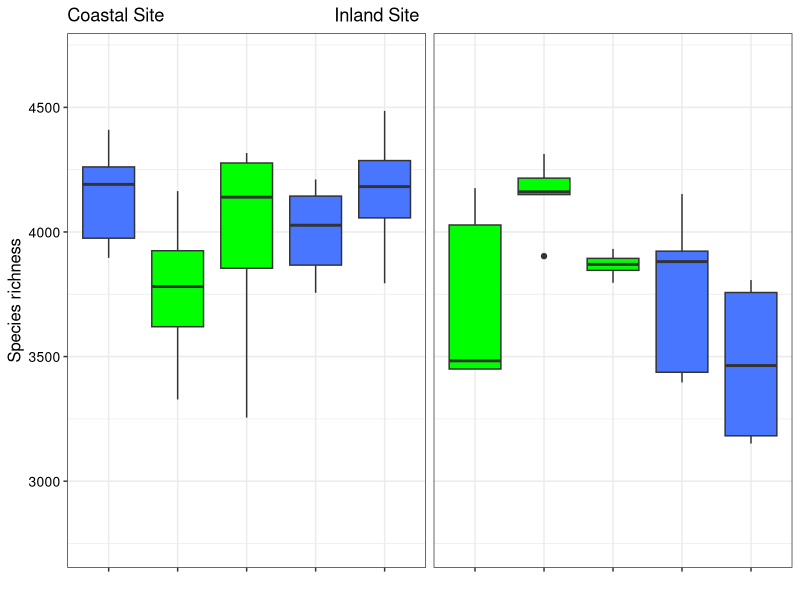
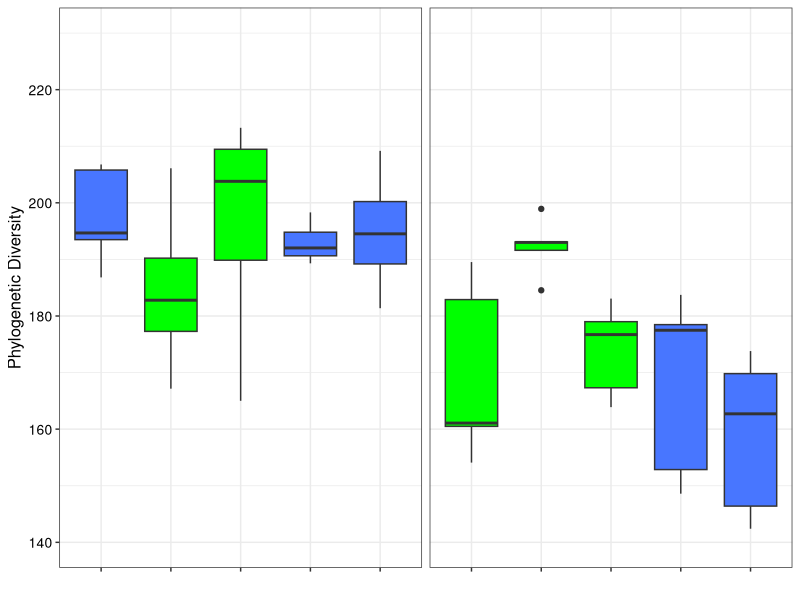
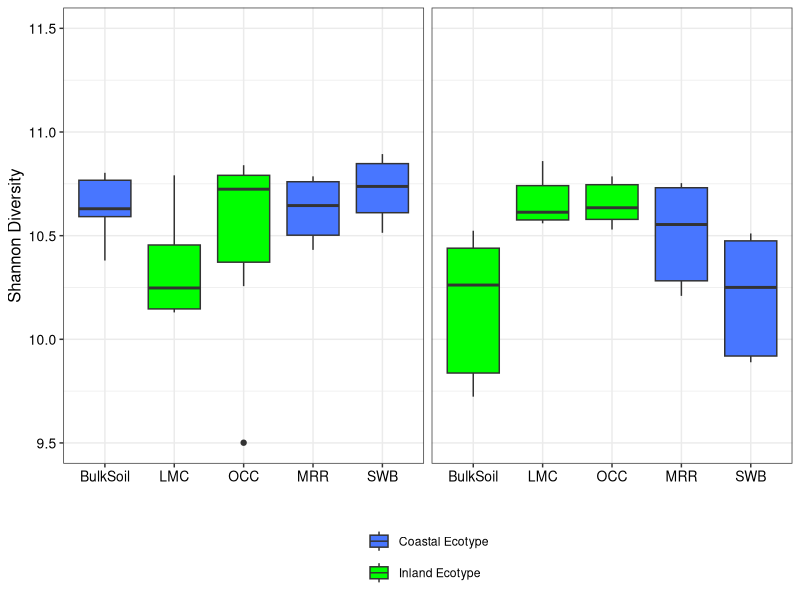
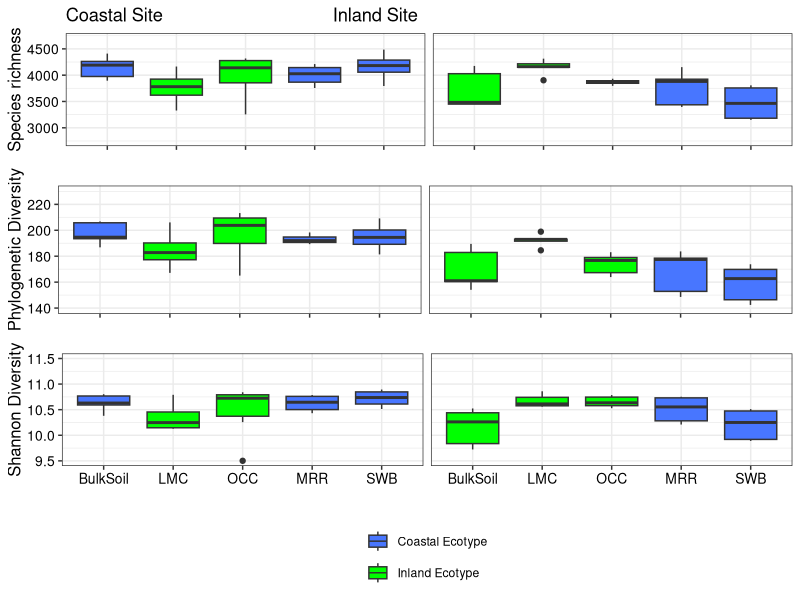
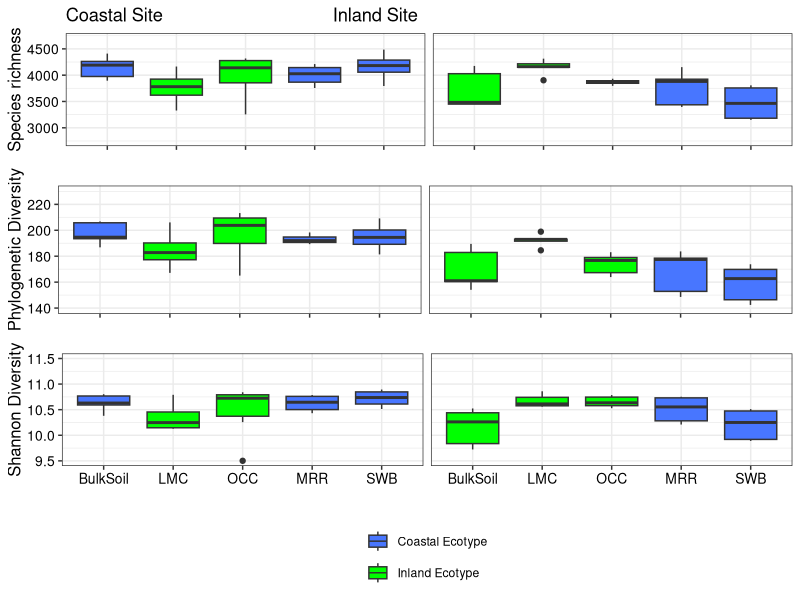

Here is the R script that generated these plots, in order: (Note: this script raises an error after producing the figures.)
## Plots and statistics: alpha diversity

library(ggplot2)
library(reshape2)

#import otu table (remove "#Constructed from biom file " from first line before importing).
mim_otu<-read.table("zotu_table_forR.txt", row.names=1, header=T)

#calculate richness (number of OTUs) in each sample
richness <-as.data.frame(colSums(mim_otu != 0))
colnames(richness)<-c("Richness")
richness<- data.frame(names = row.names(richness), richness)

#load metadata
#remove "#" from first line before importing
#remove "BarcodeSequence" column before importing.
#remove "LinkerPrimerSequence" column before importing.
mim_envir<-read.table("Mimulus_metadata_FULL.txt", header=T, sep='\t', row.names=1)

#Verify that rows are in same order, then combine tables.
row.names(richness)
row.names(mim_envir)
mim_diversity<-cbind(mim_envir,richness)

#format alpha diversity values as numeric
mim_diversity$PD_whole_tree_alpha<-as.numeric(mim_envir$PD_whole_tree_alpha)
mim_diversity$shannon_alpha<-as.numeric(mim_envir$shannon_alpha)
mim_diversity$Richness<-as.numeric(mim_diversity$Richness)


#Retain only data of interest
mim_diversity_richness <- subset(mim_diversity, select=c("Genotype", "Origin", "Site_planted","Richness"))
#reshape the data
mim_diversity_richness_m<-melt(mim_diversity_richness)
mim_diversity_richness_m$Genotype <- factor(mim_diversity_richness_m$Genotype,levels = c('BulkSoil','LMC','OCC','MRR','SWB'),ordered = TRUE)

#plot the data
Rich<-ggplot(mim_diversity_richness_m, aes(Genotype, value, fill=Origin))+
  facet_grid(.~Site_planted)+
  theme_bw()+
  ylab("Species richness")+
  ylim(2750,4700)+
  scale_fill_manual(values=c("royalblue1","green"))+
  geom_boxplot()+
  theme(axis.text=element_text(size=10, colour="black"), axis.title=element_text(size=12, colour="black"), strip.text = element_text(size = 12),axis.text.x=element_blank(),legend.position="none")+
  xlab("")+
  ggtitle("Coastal Site                                  Inland Site")+
  theme(strip.background = element_blank(),strip.text.x = element_blank())
Rich

#Retain only data of interest
mim_diversity_PD <- subset(mim_diversity, select=c("Genotype", "Origin", "Site_planted","PD_whole_tree_alpha"))
#reshape the data
mim_diversity_PD_m<-melt(mim_diversity_PD)
mim_diversity_PD_m$Genotype <- factor(mim_diversity_PD_m$Genotype,levels = c('BulkSoil','LMC','OCC','MRR','SWB'),ordered = TRUE)
#plot the data
PD<-ggplot(mim_diversity_PD_m, aes(Genotype, value, fill=Origin))+
  facet_grid(.~Site_planted)+
  theme_bw()+
  ylab("Phylogenetic Diversity")+
  ylim(140,230)+
  scale_fill_manual(values=c("royalblue1","green"))+
  geom_boxplot()+
  theme(axis.text=element_text(size=10, colour="black"), axis.title=element_text(size=12, colour="black"), strip.text = element_text(size = 12),axis.text.x=element_blank(),legend.position="none")+
  xlab("")+
  theme(strip.background = element_blank(),strip.text.x = element_blank())
PD

#Retain only data of interest
mim_diversity_Shannon <- subset(mim_diversity, select=c("Genotype", "Origin", "Site_planted","shannon_alpha"))
#reshape the data
mim_diversity_Shannon_m<-melt(mim_diversity_Shannon)
mim_diversity_Shannon_m$Genotype <- factor(mim_diversity_Shannon_m$Genotype,levels = c('BulkSoil','LMC','OCC','MRR','SWB'),ordered = TRUE)

#plot the data
Shannon<-ggplot(mim_diversity_Shannon_m, aes(Genotype, value, fill=Origin))+
  facet_grid(.~Site_planted)+
  theme_bw()+
  ylab("Shannon Diversity")+
  scale_fill_manual(labels = c("Coastal Ecotype", "Inland Ecotype"), values=c("royalblue1","green"))+
  ylim(9.5, 11.5)+
  geom_boxplot()+
  theme(axis.text=element_text(size=10, colour="black"), axis.title=element_text(size=12, colour="black"), strip.text = element_text(size = 12),legend.position="bottom")+
  xlab("")+
  theme(strip.background = element_blank(),strip.text.x = element_blank())+
  guides(fill=guide_legend(nrow=2,byrow=TRUE))+
  theme(legend.title=element_blank())
Shannon




library(cowplot)
Fig2<-plot_grid(Rich,PD,Shannon,nrow=3, rel_heights =  c(1.75,1.65,2.5))
Fig2
ggsave("Figure2.tiff",Fig2,width=6,height=6, units="in",dpi=300)



mim_diversity_CoastalSite <- subset(mim_diversity, Site_planted =="Coastal")

###Coastal site, comparing bulk soil and inland ecotype
mim_diversity_CoastalSite_InlandandBulk <- subset(mim_diversity_CoastalSite, Origin=="Inland"|Rhizo_Bulk=="Bulk")
t.test(Richness~Rhizo_Bulk, paired=FALSE, var.equal = TRUE, data=mim_diversity_CoastalSite_InlandandBulk)
kruskal.test(Richness~Rhizo_Bulk, data=mim_diversity_CoastalSite_InlandandBulk)
t.test(PD_whole_tree_alpha~Rhizo_Bulk,paired=FALSE, var.equal = TRUE, data=mim_diversity_CoastalSite_InlandandBulk)
kruskal.test(PD_whole_tree_alpha~Rhizo_Bulk,data=mim_diversity_CoastalSite_InlandandBulk)
t.test(shannon_alpha~Rhizo_Bulk,paired=FALSE, var.equal = TRUE, data=mim_diversity_CoastalSite_InlandandBulk)
kruskal.test(shannon_alpha~Rhizo_Bulk,data=mim_diversity_CoastalSite_InlandandBulk)


###Coastal site, comparing bulk soil and coastal ecotype
mim_diversity_CoastalSite_CoastalandBulk <- subset(mim_diversity_CoastalSite, Origin=="Coastal"|Rhizo_Bulk=="Bulk")
t.test(Richness~Rhizo_Bulk, paired=FALSE, var.equal = TRUE, data=mim_diversity_CoastalSite_CoastalandBulk)
kruskal.test(Richness~Rhizo_Bulk, data=mim_diversity_CoastalSite_CoastalandBulk)
t.test(PD_whole_tree_alpha~Rhizo_Bulk,paired=FALSE, var.equal = TRUE, data=mim_diversity_CoastalSite_CoastalandBulk)
kruskal.test(PD_whole_tree_alpha~Rhizo_Bulk,data=mim_diversity_CoastalSite_CoastalandBulk)
t.test(shannon_alpha~Rhizo_Bulk,paired=FALSE, var.equal = TRUE, data=mim_diversity_CoastalSite_CoastalandBulk)
kruskal.test(shannon_alpha~Rhizo_Bulk,data=mim_diversity_CoastalSite_CoastalandBulk)



mim_diversity_InlandSite <- subset(mim_diversity, Site_planted =="Inland")

###Inland site, comparing bulk soil and inland ecotype
mim_diversity_InlandSite_InlandandBulk <- subset(mim_diversity_InlandSite, Origin=="Inland"|Rhizo_Bulk=="Bulk")
t.test(Richness~Rhizo_Bulk, paired=FALSE, var.equal = TRUE, data=mim_diversity_InlandSite_InlandandBulk)
kruskal.test(Richness~Rhizo_Bulk, data=mim_diversity_InlandSite_InlandandBulk)
t.test(PD_whole_tree_alpha~Rhizo_Bulk,paired=FALSE, var.equal = TRUE, data=mim_diversity_InlandSite_InlandandBulk)
kruskal.test(PD_whole_tree_alpha~Rhizo_Bulk,data=mim_diversity_InlandSite_InlandandBulk)
t.test(shannon_alpha~Rhizo_Bulk,paired=FALSE, var.equal = TRUE, data=mim_diversity_InlandSite_InlandandBulk)
kruskal.test(shannon_alpha~Rhizo_Bulk,data=mim_diversity_InlandSite_InlandandBulk)


###Inland site, comparing bulk soil and coastal ecotype
mim_diversity_InlandSite_CoastalandBulk <- subset(mim_diversity_InlandSite, Origin=="Coastal"|Rhizo_Bulk=="Bulk")
t.test(Richness~Rhizo_Bulk, paired=FALSE, var.equal = TRUE, data=mim_diversity_InlandSite_CoastalandBulk)
kruskal.test(Richness~Rhizo_Bulk, data=mim_diversity_InlandSite_CoastalandBulk)
t.test(PD_whole_tree_alpha~Rhizo_Bulk,paired=FALSE, var.equal = TRUE, data=mim_diversity_InlandSite_CoastalandBulk)
kruskal.test(PD_whole_tree_alpha~Rhizo_Bulk,data=mim_diversity_InlandSite_CoastalandBulk)
t.test(shannon_alpha~Rhizo_Bulk,paired=FALSE, var.equal = TRUE, data=mim_diversity_InlandSite_CoastalandBulk)
kruskal.test(shannon_alpha~Rhizo_Bulk,data=mim_diversity_InlandSite_CoastalandBulk)





####
#Coastal site, comparing Inland and Coastal Ecotypes
mim_diversity_CoastalSite <- subset(mim_diversity, Site_planted =="Coastal")
mim_diversity_CoastalSite_Rhizosphere <- subset(mim_diversity_CoastalSite, Rhizo_Bulk=="Rhizo")

t.test(Richness~Origin, paired=FALSE, var.equal = TRUE, data=mim_diversity_CoastalSite_Rhizosphere)
kruskal.test(Richness~Origin, data=mim_diversity_CoastalSite_Rhizosphere)
t.test(PD_whole_tree_alpha~Origin,paired=FALSE, var.equal = TRUE, data=mim_diversity_CoastalSite_Rhizosphere)
kruskal.test(PD_whole_tree_alpha~Origin,data=mim_diversity_CoastalSite_Rhizosphere)
t.test(shannon_alpha~Origin,paired=FALSE, var.equal = TRUE, data=mim_diversity_CoastalSite_Rhizosphere)
kruskal.test(shannon_alpha~Origin,data=mim_diversity_CoastalSite_Rhizosphere)


#Inland site, comparing Inland and Coastal Ecotypes
mim_diversity_InlandSite <- subset(mim_diversity, Site_planted =="Inland")
mim_diversity_InlandSite_Rhizosphere <- subset(mim_diversity_InlandSite, Rhizo_Bulk=="Rhizo")

t.test(Richness~Origin, paired=FALSE, var.equal = TRUE, data=mim_diversity_InlandSite_Rhizosphere)
kruskal.test(Richness~Origin, data=mim_diversity_InlandSite_Rhizosphere)
t.test(PD_whole_tree_alpha~Origin,paired=FALSE, var.equal = TRUE, data=mim_diversity_InlandSite_Rhizosphere)
kruskal.test(PD_whole_tree_alpha~Origin,data=mim_diversity_InlandSite_Rhizosphere)
t.test(shannon_alpha~Origin,paired=FALSE, var.equal = TRUE, data=mim_diversity_InlandSite_Rhizosphere)
kruskal.test(shannon_alpha~Origin,data=mim_diversity_InlandSite_Rhizosphere)

